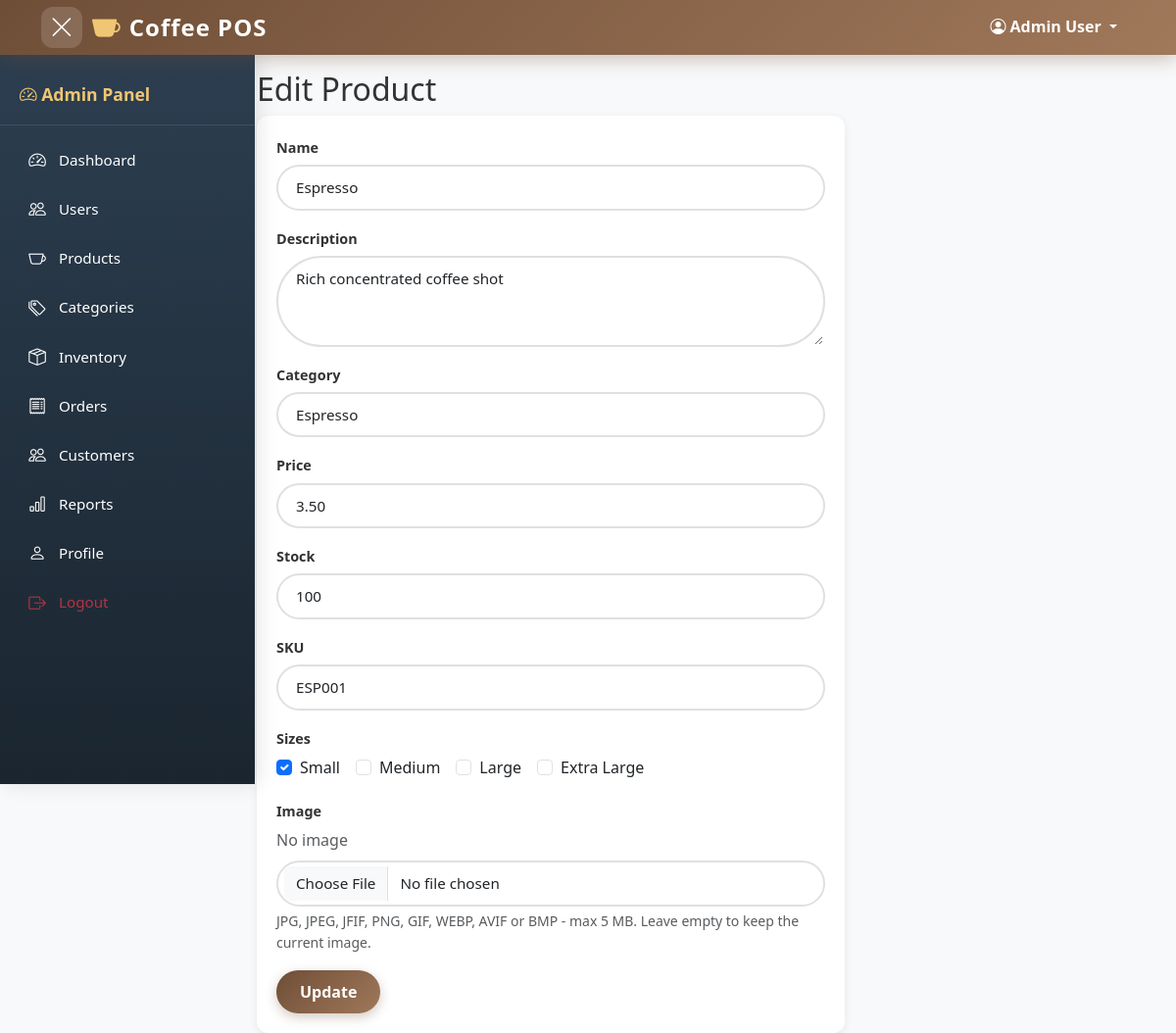
The page /admin/products/edit.php?id=1 (signed in) on the database its author committed.
### tables this page shows
CREATE TABLE IF NOT EXISTS `products` (
  `id` INT(11) UNSIGNED NOT NULL AUTO_INCREMENT,
  `name` VARCHAR(100) NOT NULL,
  `description` TEXT,
  `category_id` INT(11) UNSIGNED NOT NULL,
  `price` DECIMAL(10,2) NOT NULL,
  `stock_quantity` INT(11) NOT NULL DEFAULT 0,
  `image` VARCHAR(255) DEFAULT NULL,
  `sku` VARCHAR(50) DEFAULT NULL,
  `size` VARCHAR(50) DEFAULT NULL,
  `is_active` TINYINT(1) NOT NULL DEFAULT 1,
  `created_at` TIMESTAMP NOT NULL DEFAULT CURRENT_TIMESTAMP,
  PRIMARY KEY (`id`),
  FOREIGN KEY (`category_id`) REFERENCES `categories`(`id`) ON DELETE CASCADE,
  INDEX `idx_products_category` (`category_id`)
);

CREATE TABLE IF NOT EXISTS `categories` (
  `id` INT(11) UNSIGNED NOT NULL AUTO_INCREMENT,
  `name` VARCHAR(100) NOT NULL,
  `description` TEXT,
  `image` VARCHAR(255) DEFAULT NULL,
  `is_active` TINYINT(1) NOT NULL DEFAULT 1,
  `created_at` TIMESTAMP NOT NULL DEFAULT CURRENT_TIMESTAMP,
  PRIMARY KEY (`id`)
);

### includes/functions.php (called while the page is built, shortened)
<?php
function getProductSizes($sizeField) {
    $sizes = [];
    foreach (explode(',', (string)($sizeField ?? '')) as $s) {
        $s = trim($s);
        if ($s !== '' && !in_array($s, $sizes, true)) $sizes[] = $s;
    }
    return $sizes;
}

### admin/products/edit.php (the view, shortened to what this page needs)
<?php
require_once __DIR__ . '/../../includes/functions.php';
$pdo = getPDO();
$id = $_GET['id'] ?? 0;
$stmt = $pdo->prepare("SELECT * FROM products WHERE id = ?");
$stmt->execute([$id]);
$product = $stmt->fetch();
$cats = $pdo->query("SELECT * FROM categories ORDER BY name")->fetchAll();
$selectedSizes = getProductSizes($product['size']);
?>
<!DOCTYPE html><html lang="en"><head><meta charset="UTF-8"><meta name="viewport" content="width=device-width,initial-scale=1.0"><title>Edit Product - Coffee POS</title><link href="https://cdn.jsdelivr.net/npm/bootstrap@5.3.0/dist/css/bootstrap.min.css" rel="stylesheet"><link href="https://cdn.jsdelivr.net/npm/bootstrap-icons@1.10.5/font/bootstrap-icons.css" rel="stylesheet"><link href="<?php echo BASE_URL; ?>/public/css/style.css?v=3" rel="stylesheet"></head><body>
<?php include __DIR__ . '/../../includes/navbar.php'; ?>
<div class="main-content" style="margin-left:250px;">
<?php include __DIR__ . '/../../includes/sidebar.php'; ?>
<main class="container mt-4 pt-5">
<h2>Edit Product</h2>
<div class="card" style="max-width:600px;">
<div class="card-body">
<form method="POST" enctype="multipart/form-data">
<div class="mb-3"><label class="form-label">Name</label><input type="text" name="name" class="form-control" value="<?php echo htmlspecialchars($product['name']); ?>" required></div>
<div class="mb-3"><label class="form-label">Description</label><textarea name="description" class="form-control" rows="3"><?php echo htmlspecialchars($product['description']); ?></textarea></div>
<div class="mb-3"><label class="form-label">Category</label><select name="category_id" class="form-select" required><?php foreach($cats as $c): ?><option value="<?php echo $c['id']; ?>"<?php echo $product['category_id']==$c['id']?' selected':''; ?>><?php echo htmlspecialchars($c['name']); ?></option><?php endforeach; ?></select></div>
<div class="mb-3"><label class="form-label">Price</label><input type="number" name="price" class="form-control" step="0.01" value="<?php echo $product['price']; ?>" required></div>
<div class="mb-3"><label class="form-label">Stock</label><input type="number" name="stock_quantity" class="form-control" value="<?php echo $product['stock_quantity']; ?>"></div>
<div class="mb-3"><label class="form-label">SKU</label><input type="text" name="sku" class="form-control" value="<?php echo htmlspecialchars($product['sku']); ?>"></div>
<div class="mb-3"><label class="form-label">Sizes</label><div class="d-flex gap-3 flex-wrap"><?php foreach (PRODUCT_SIZE_OPTIONS as $s): ?><div class="form-check"><input class="form-check-input" type="checkbox" name="sizes[]" value="<?php echo htmlspecialchars($s); ?>" id="size<?php echo md5($s); ?>"<?php echo in_array($s, $selectedSizes, true) ? ' checked' : ''; ?>><label class="form-check-label" for="size<?php echo md5($s); ?>"><?php echo htmlspecialchars($s); ?></label></div><?php endforeach; ?></div></div>
<div class="mb-3"><label class="form-label">Image</label>
<?php if (!empty($product['image'])): ?><div class="mb-2"><img src="<?php echo BASE_URL; ?>/public/uploads/products/<?php echo htmlspecialchars($product['image']); ?>" alt="" style="max-height:80px;border-radius:8px;"></div><?php else: ?><div class="mb-2 text-muted">No image</div><?php endif; ?>
<input type="file" name="image" class="form-control" accept="image/*"><div class="form-text">JPG, JPEG, JFIF, PNG, GIF, WEBP, AVIF or BMP - max 5 MB. Leave empty to keep the current image.</div></div>
<button type="submit" class="btn btn-primary">Update</button>
</form>
</div></div>
</main>
</div>
<?php include __DIR__ . '/../../includes/footer-admin.php'; ?>

### public/css/style.css (style rules this page uses)
* { margin:0;padding:0;box-sizing:border-box }
:root { --primary:#6f4e37;--primary-light:#a0785a;--primary-dark:#5a3a2a;--accent:#f0c674;--bg:#f8f9fa;--card-bg:#fff;--text:#333;--text-light:#6c757d;--success:#28a745;--danger:#dc3545;--info:#17a2b8;--sidebar-bg:#2c3e50;--sidebar-hover:#34495e;--shadow-sm:0 2px 8px rgba(0,0,0,.08);--shadow-md:0 4px 16px rgba(0,0,0,.12);--shadow-lg:0 8px 30px rgba(0,0,0,.18);--radius:12px;--radius-sm:8px;--radius-pill:50px;--transition:all .3s cubic-bezier(.4,0,.2,1) }
html { scroll-behavior:smooth }
body { font-family:'Segoe UI','Khmer OS',Tahoma,Geneva,Verdana,sans-serif;background:var(--bg);color:var(--text);line-height:1.6;overflow-x:hidden }
.main-content { margin-left:260px;padding:0;min-height:calc(100vh - 56px);transition:var(--transition) }
.card { border:none;border-radius:var(--radius);box-shadow:var(--shadow-sm);transition:var(--transition);background:var(--card-bg);overflow:hidden }
.card-body { padding:1.25rem }
.btn-primary { background:linear-gradient(135deg,#6f4e37,#a0785a);border:none;color:#fff;font-weight:600;padding:10px 24px;border-radius:var(--radius-pill);transition:var(--transition);box-shadow:0 4px 12px rgba(111,78,55,.3) }
.form-control,.form-select { border:2px solid #e0e0e0;border-radius:var(--radius-pill);padding:10px 18px;font-size:.95rem;transition:var(--transition);background:#fff }
.form-control::placeholder { color:#adb5bd }
.form-select { border-radius:var(--radius-pill) }
.form-label { font-weight:600;color:var(--text);margin-bottom:6px;font-size:.9rem }
.form-control { border-radius:var(--radius-pill);padding:10px 18px;font-size:.95rem;transition:var(--transition);border:2px solid #e0e0e0 }
.form-select { border-radius:var(--radius-pill);border:2px solid #e0e0e0 }

### rows shown on the page
products: name "Espresso", description "Rich concentrated coffee shot", category_id "Espresso", price "3.50", stock_quantity "100", sku "ESP001", size "☑"

### other values the page prints
siteName() "Coffee POS"
$_SESSION['full_name'] "Admin User"
$_SESSION['role'] "Admin"
$s "Small"
$s "Medium"
$s "Large"
$s "Extra Large"
